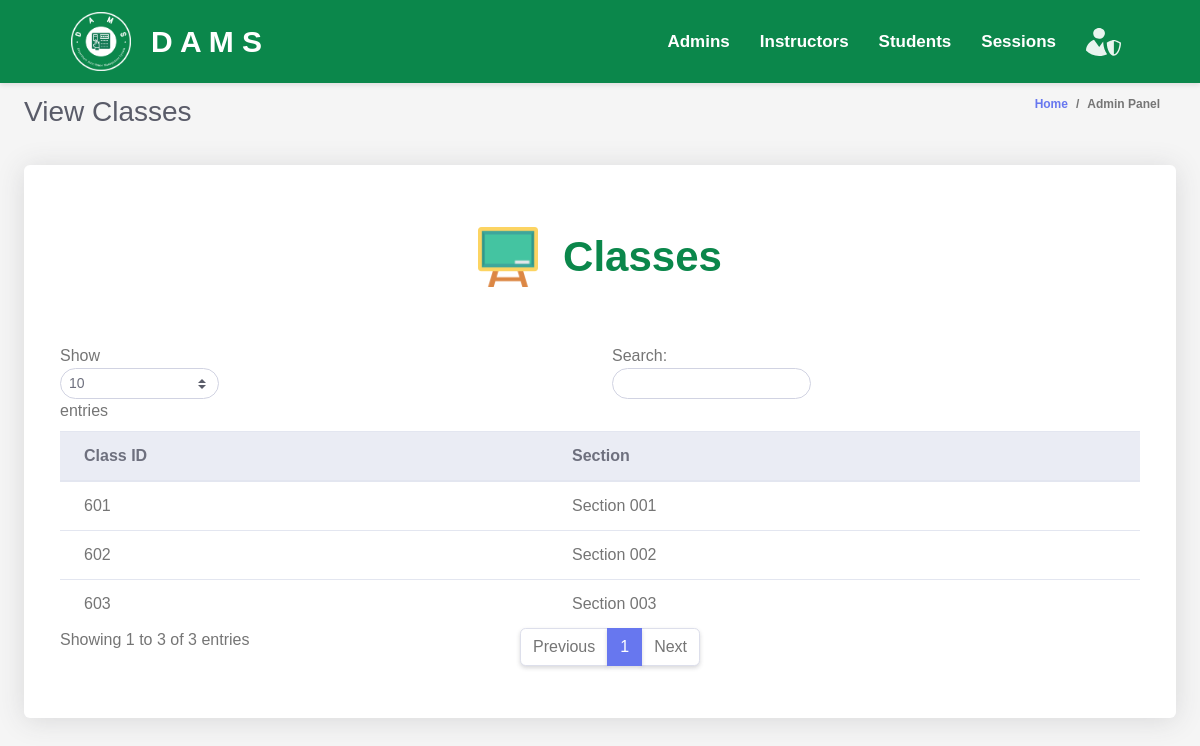
The app's page /admin/viewClasses.php, older data.
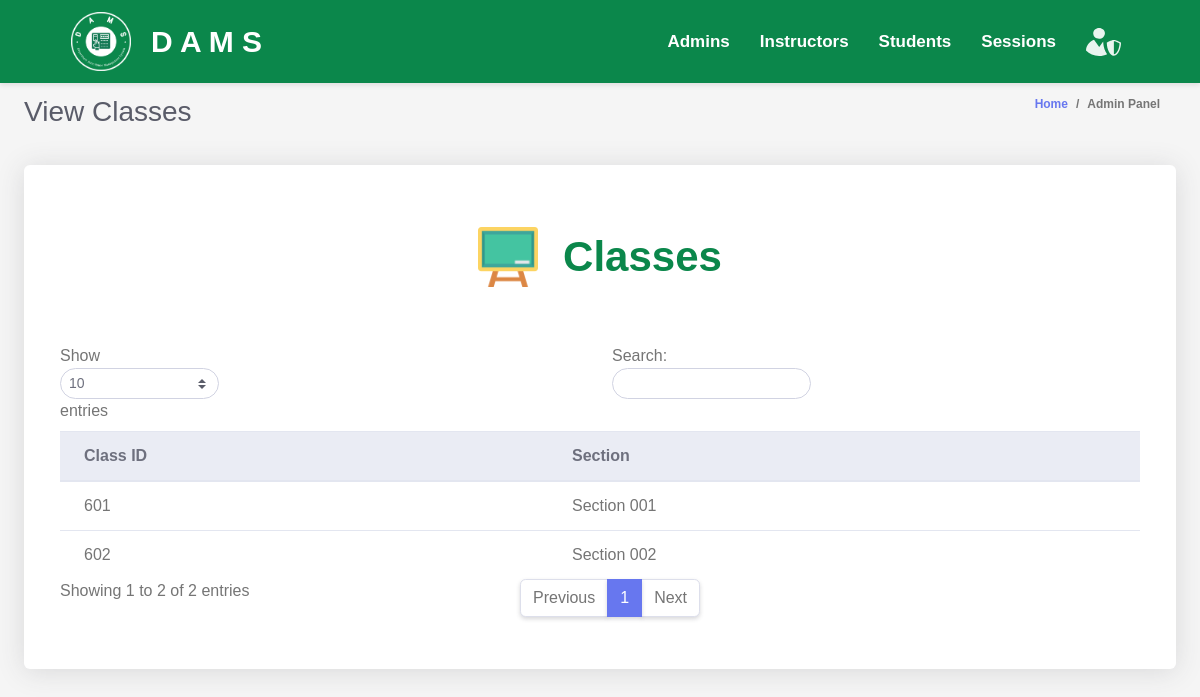
The same page, newer data.
### tables this page shows
CREATE TABLE `classes` (
  `class_id` INT(11) PRIMARY KEY NOT NULL AUTO_INCREMENT,
  `section` VARCHAR(255) DEFAULT NULL,
  `course_id` INT(11) DEFAULT NULL,
  `session_id` INT(11) DEFAULT NULL,
  FOREIGN KEY (`course_id`) REFERENCES `courses` (`course_id`),
  FOREIGN KEY (`session_id`) REFERENCES `sessions` (`session_id`)
);

### admin/admin.php (called while the page is built, shortened)
<?php
$database = new Database();
$conn = $database->getConnection();
class Admin {
    public function list_classes() {
        global $conn;
        $query = "SELECT * FROM classes";
        $rs = $conn->query($query);
        $users = array();
        while ($row = $rs->fetch_assoc()) {
            $users[] = $row;
        }
        return $users;
    }
}
?>

### admin/classesTable.php (the view)
<div class="row">
    <div class="col-lg-12">
        <div class="card mb-4">
        <div class="table-text">
            <img src="../assets/images/classes.png" >
            <div>
                Classes
            </div>
        </div>
            <div class="card-body">
                <div class="table-responsive p-3">
                    <table class="table align-items-center table-flush table-hover" id="dataTableHover">
                        <thead class="thead-light">
                            <tr>
                                <th>Class ID</th>
                                <th>Section</th>
                            </tr>
                        </thead>
                        <tbody>
                            <?php
                            include "admin.php";
                            $admin = new Admin();
                            $users = $admin->list_classes();
                            foreach ($users as $user) {
                                echo "<tr>";
                                echo "<td>" . $user['class_id'] . "</td>";
                                echo "<td>" . $user['section'] . "</td>";
                                echo "</tr>";
                            }
                            ?>
                        </tbody>
                    </table>
                </div>
            </div>
        </div>
    </div>
</div>

Row changes from the older to the newer data that the page shows:
removed classes: class_id "603", section "Section 003"
Text that changed along with them:
text written by a page script: "Show entries Search: Showing 1 to 3 of 3 entries Previous 1 Next" → "Show entries Search: Showing 1 to 2 of 2 entries Previous 1 Next"
